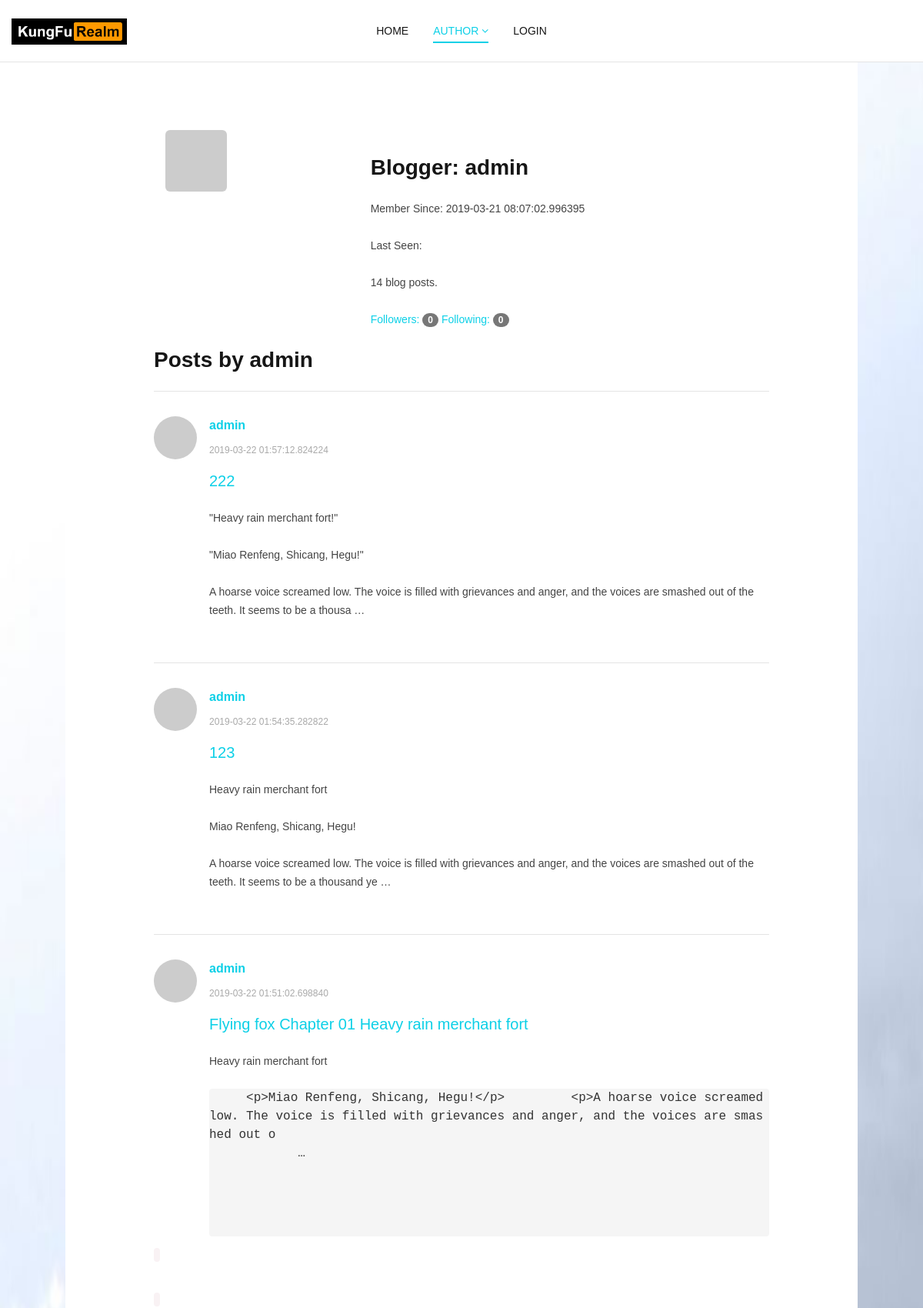
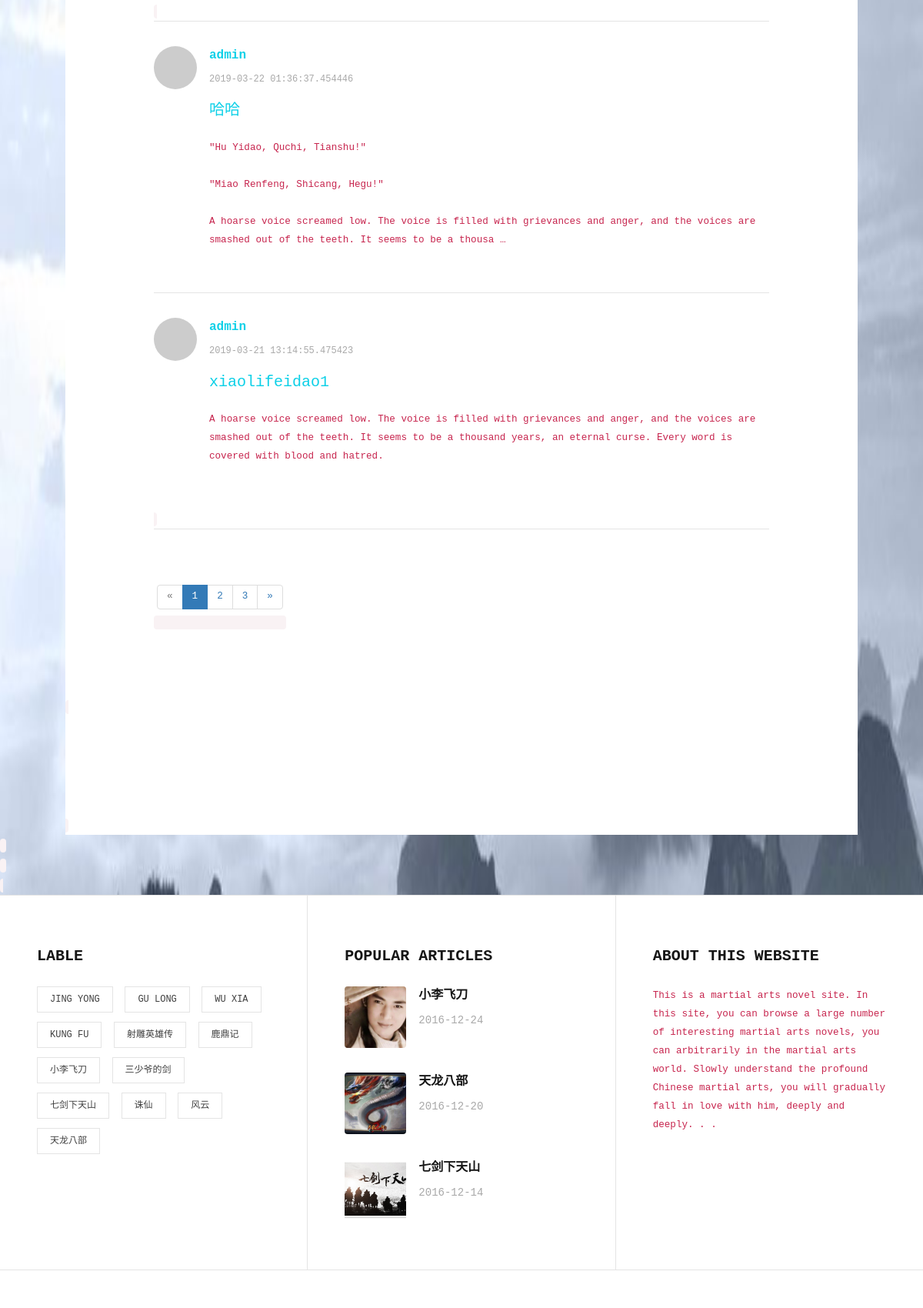
Screenshot of /user/admin (upper part) with the database file from the repository (2 pictures, top to bottom).
### app/models.py (models this page shows, shortened)
class User(UserMixin, db.Model):
    __tablename__ = 'users'
    __searchable__ = ['username']
    id = db.Column(db.Integer, primary_key=True)
    email = db.Column(db.String(128), unique=True, index=True)
    username = db.Column(db.String(64), unique=True, index=True)
    role_id = db.Column(db.Integer, db.ForeignKey('roles.id'))
    password_hash = db.Column(db.String(128))
    confirmed = db.Column(db.Boolean, default=False)
    name = db.Column(db.String(64))
    location = db.Column(db.String(64))
    about_me = db.Column(db.Text())
    member_since = db.Column(db.DateTime(), default=datetime.utcnow)
    last_seen = db.Column(db.DateTime(), default=datetime.utcnow)
    avatar_hash = db.Column(db.String(32))
    posts = db.relationship('Post', backref='author', lazy='dynamic')
    user_avatar = db.Column(db.String(128), default=None)
    diy_avatar = db.Column(db.Text)
    followed = db.relationship('Follow', foreign_keys=[Follow.follower_id], backref=db.backref('follower', lazy='joined'),
                               lazy='dynamic', cascade='all, delete-orphan')
    followers = db.relationship('Follow', foreign_keys=[Follow.followed_id], backref=db.backref('followed', lazy='joined'),
                               lazy='dynamic', cascade='all, delete-orphan')
    comments = db.relationship('Comment', backref='author', lazy='dynamic')
    @property
    def password(self):
        raise AttributeError('password is not a readable attribute')
    def gravatar(self, size=100, default='identicon', rating='g'):
        if request.is_secure:
            url = 'https://secure.gravatar.com/avatar'
        else:
            url = 'http://www.gravatar.com/avatar'
        hash = self.avatar_hash or hashlib.md5(self.email.encode('utf-8')).hexdigest()
        return '{url}/{hash}?s={size}&d={default}&r={rating}'.format(url=url, hash=hash,size=size,default=default,rating=rating)

class Post(db.Model):
    __tablename__ = 'posts'
    id = db.Column(db.Integer, primary_key=True)
    postname = db.Column(db.String(128))
    body = db.Column(db.Text)
    body_html = db.Column(db.Text)
    timestamp = db.Column(db.DateTime, index=True, default=datetime.utcnow)
    author_id = db.Column(db.Integer, db.ForeignKey('users.id'))
    readtimes = db.Column(db.Integer, default=1)
    comments = db.relationship('Comment', backref='post', lazy='dynamic')
    picture = db.Column(db.Text)
    original = db.Column(db.Text)
    tag = db.Column(db.Text)
    __searchable__ = ['body', 'original']

### app/main/views.py (the view)
@main.route('/user/<username>')
def user(username):
    user = User.query.filter_by(username=username).first()
    if user is None:
        abort(404)
    page = request.args.get('page',1, type=int)
    pagination = user.posts.order_by(Post.timestamp.desc()).paginate(page,
                                                                per_page=current_app.config['FLASKY_POSTS_PER_PAGE'],
                                                                     error_out=False)
    posts = pagination.items
    return render_template('user.html', user=user,posts=posts, pagination=pagination)

### app/api/views.py (called while the page is built)
@api.before_app_request
def checkmobile():
    MB = False
    if checkMobile(request):
        MB = True

### app/auth/views.py (called while the page is built)
@auth.before_app_request
def before_request():
    if current_user.is_authenticated:
        current_user.ping()
        if not current_user.confirmed and request.endpoint and request.endpoint[:5] != 'auth.' \
                and request.endpoint != 'static':
            return redirect(url_for('auth.unconfirmed'))

### app/main/__init__.py (called while the page is built)
@main.app_context_processor
def inject_permissions():
    return dict(Permission=Permission)

### app/models.py (called while the page is built)
    def can(self, permissions):
        return False

    def is_administrator(self):
        return False

### app/templates/user.html (shortened to what this page needs)
{% extends "base.html"%}
{% import "_macros.html" as macros %}
{% block header %}
<header class="site-header fixed" id="main-navbar">
  <div class="outer-container">
    <div class="container-fluid">
      <div class="col-md-2 col-xs-8 logo-wrap">
        <a href="#" class="custom-logo-link">
            <img width="150" height="300" src="/static/logo/logo2.png" alt="" />
        </a>
      </div>
      <div class="col-md-8 hidden-sm hidden-xs">
        <span class="line"></span>
        <nav class="main-menu" id="main-menu">
          <ul id="menu-main-menu" class="menu">
            <li><a href="/">Home</a></li>
            <li class="menu-item-has-children current-menu-item"><a href="#">Author</a>
            </li>
           {% if current_user.is_authenticated %}
            <li class="menu-item-has-children"><a href="#">About Me</a>
              <ul>
                <li><a href="{{ url_for('main.profile', username=current_user.username) }}">Profile</a></li>
                {% if current_user.is_administrator() %}
                    <li><a href="/admin">Admin Page</a></li>
                <li><a href="{{ url_for('main.manage_user') }}">Manage User</a></li>
                <li><a href="{{ url_for('api.online_user') }}">Online User</a></li>
                <li><a href="{{ url_for('chat.chat_index') }}" target="_blank">Talk With Robot</a></li>
               {% endif %}
               <li><a href="{{ url_for('main.manage_profile') }}">Setting</a></li>
               {% if current_user.can(Permission.MODERATE_COMMENTS) %}
               <li><a href="{{ url_for('main.moderate') }}">Moderate Comments</a></li>
               {% endif %}
                <li><a href="{{ url_for('auth.logout') }}">Logout</a></li>
              </ul>
             </li>
              {% else %}
            <li><a href="{{ url_for('auth.login') }}">Login</a></li>
              {% endif %}
          </ul>
        </nav>
      </div>
    </div>
  </div>
</header>
{% endblock %}
{% block content %}
    <br>
<div class="comment-wrap" id="comments">
<div>
<div class="col-md-4 widget-wrap">
  {% if not current_user.user_avatar %}
  <img class="img-rounded profile-thumbnail" src="{{ user.gravatar(size=152) }}">
  {% endif %}
</div>
<div class="col-md-8 widget-wrap">
    <h3>Blogger: {{ user.username }}</h3>
    <p>Member Since: {{ user.member_since }}</p>
    <p>Last Seen: {{ last }}</p>
    <p>{{ user.posts.count() }} blog posts.</p>
    <p>
       <a href="{{ url_for('.followers', username=user.username) }}">Followers: <span class="badge">{{ user.followers.count() }}</span> </a>
       <a href="{{ url_for('.followed_by', username=user.username) }}">Following: <span class="badge">{{ user.followed.count() }}</span> </a>
     </p>
</div>
</div>
{% if posts %}
<h3>Posts by {{ user.username }}</h3>
          <ol>
            {% for post in posts %}
              <li id="comment-4" class="comment-entry" >
              <article class="comment depth-1">
                <header>
                  <a href='{{ url_for('.profile', username=post.author.username) }}' target="_blank" class="pull-left">
                    <img alt='' src='{{ post.author.gravatar(size=40) }}' class='avatar' height='50' width='50' />
                  </a>
                  <div class="comment-details clearfix">
                    <div class="commenter-name">
                      <a href='{{ url_for('.profile', username=post.author.username) }}' target="_blank">{{ post.author.username }}</a>
                    </div>
                    <span class="commenter-meta">{{ post.timestamp }}</span>
                  </div>
                </header>
                <div class="comment-body">
                <p style="font-size: 20px"><a href="{{ url_for('.post', id=post.id)}}">{{ post.postname}}</a></p>
                  <p>
            {% if post.body_html %}
               {{ post.body_html[:222] | safe }}
            {% else %}
               {{ post.body[:222] }}
            {% endif %}&#8230;
                  </p>
                </div>
              </article>
            </li>
              {% endfor %}
          </ol>
{% if pagination %}
<div class="pagination">
  {{ macros.pagination_widget(pagination, '.profile', username=user.username) }}
</div>
{% endif %}
{% endif %}
</div>
{% endblock %}

### app/templates/base.html (shortened to what this page needs)
<!doctype html>
<html>
<head>
{% block head %}
<link type="text/css" rel="stylesheet" href="/static/css/bootstrap.css" />
<link type="text/css" rel="stylesheet" href="/static/css/font-awesome.min.css" />
<link type="text/css" rel="stylesheet" href="/static/css/sns.min.css" />
<link type="text/css" rel="stylesheet" href="/static/css/style.css" />
{% endblock %}
</head>
{% block body %}
<body class="has-fixed-navbar">
    {% block header %}{% endblock %}
{% block main_content %}
<section class="main-content-area">
  <div class="outer-container">
    <div class="inner-container">
        {% block content %}
        {% endblock %}
    </div>
  </div>
</section>
    {% endblock %}
{% block footer %}
<footer class="site-fotter">
  <div class="footer-top">
    <div class="outer-container">
      <div class="container-fluid">
        <div class="row footer-widget-area">
          <div class="col-md-4 widget-wrap">
            <div id="tag_cloud-3" class="widget widget_tag_cloud">
              <h4 class="widget-title">Lable</h4>
              <div class="tagcloud">
                <a href='#' title=''>Jing Yong</a>
                <a href='#' title=''>Gu Long</a>
                <a href='#' title=''>Wu Xia</a>
                <a href='#' title=''>Kung Fu</a>
                <a href='#' title=''>射雕英雄传</a>
                <a href='#' title=''>鹿鼎记</a>
                <a href='#' title=''>小李飞刀</a>
                <a href='#' title=''>三少爷的剑</a>
                <a href='#' title=''>七剑下天山</a>
                <a href='#' title=''>诛仙</a>
                <a href='#' title=''>风云</a>
                <a href='#' title=''>天龙八部</a>
              </div>
            </div>
          </div>
          <div class="col-md-4 widget-wrap">
            <div class="widget widget_mino_recent_post">
              <h4 class="widget-title">Popular Articles</h4>
              <div class="recent-post">
                <div class="recent-single-post clearfix">
                  <a href="#" class="post-title">
                    <div class="post-thumb pull-left" style="background-image: url(/static/images/xiaolifeidao.jpg);"> </div>
                  </a>
                  <div class="post-info">
                    <h4 class="post-title h5"><a href="#">小李飞刀</a></h4>
                    <div class="date"><a href="#">2016-12-24</a></div>
                  </div>
                </div>
                <div class="recent-single-post clearfix">
                  <a href="#" class="post-title">
                    <div class="post-thumb pull-left" style="background-image: url(/static/images/tianlongbabu.jpg);"> </div>
                  </a>
                  <div class="post-info">
                    <h4 class="post-title h5"><a href="#">天龙八部</a></h4>
                    <div class="date"><a href="#">2016-12-20</a></div>
                  </div>
                </div>
                <div class="recent-single-post clearfix">
                  <a href="#" class="post-title">
                    <div class="post-thumb pull-left" style="background-image: url(/static/images/qijianxiatianshan.jpg);"> </div>
                  </a>
                  <div class="post-info">
                    <h4 class="post-title h5"><a href="#">七剑下天山</a></h4>
                    <div class="date"><a href="#">2016-12-14</a></div>
                  </div>
                </div>
              </div>
            </div>
          </div>
          <div class="col-md-4 widget-wrap">
            <div class="widget widget_text">
              <h4 class="widget-title">About This WebSite</h4>
              <div class="textwidget">
                  This is a martial arts novel site. In this site, you can browse a large number of interesting martial arts novels, you can arbitrarily in the martial arts world. Slowly understand the profound Chinese martial arts, you will gradually fall in love with him, deeply and deeply. . .
              </div>
            </div>
          </div>
        </div>
      </div>
    </div>
  </div>
  <div class="footer-bottom">
    <div class="outer-container">
      <div class="container-fluid">
        <div class="row footer-bottom-content">
        </div>
      </div>
    </div>
  </div>
</footer>
   {% endblock %}
</body>
{% endblock %}
</html>

### app/templates/_macros.html
{% macro pagination_widget(pagination, endpoint) %}
{% if pagination %}
<ul class="pagination">
  <li{% if not pagination.has_prev %} class="disabled" {% endif %}>
     <a href="{% if pagination.has_prev %}{{ url_for(endpoint, page=pagination.page - 1, **kwargs)}}{% else %}#{% endif %}">
     &laquo;</a>
  </li>
  {% for p in pagination.iter_pages() %}
     {% if p %}
        {% if p == pagination.page %}
        <li class="active">
           <a href="{{ url_for(endpoint, page = p , **kwargs)}}">{{ p }}</a>
        </li>
        {% else %}
        <li><a href="{{ url_for(endpoint, page=p, **kwargs) }}">{{ p }}</a>
        </li>
        {% endif %}
      {% else %}
      <li class="disabled"><a href="#">&hellip;</a></li>
      {% endif %}
   {% endfor%}
   <li{% if not pagination.has_next %} class="disabled"{% endif %}>
      <a href="{% if pagination.has_next %}{{ url_for(endpoint, page=pagination.page + 1, **kwargs)}}{% else %}#{% endif %}">
      &raquo;</a>
   </li>
</ul>
{% endif %}
{% endmacro %}

### rows the page displays
User: username "admin", member_since "2019-03-21 08:07:02.996395"
Post: author.username "admin", timestamp "2019-03-22 01:57:12.824224", postname "222", body_html "\"Heavy rain merchant fort!\" \"Miao Renfeng, Shicang, Hegu!\" A hoarse voice screamed low. The voice is filled with grievances and anger, and the voices are smashed out of the teeth. It seems to be a thousa"
Post: author.username "admin", timestamp "2019-03-22 01:54:35.282822", postname "123", body_html "Heavy rain merchant fort Miao Renfeng, Shicang, Hegu! A hoarse voice screamed low. The voice is filled with grievances and anger, and the voices are smashed out of the teeth. It seems to be a thousand ye"
Post: author.username "admin", timestamp "2019-03-22 01:51:02.698840", postname "Flying fox Chapter 01 Heavy rain merchant fort", body_html "Heavy rain merchant fort < p > Miao Renfeng, Shicang, Hegu! </ p > < p > A hoarse voice screamed low. The voice is filled with grievances and anger, and the voices are smashed out o ……"
Post: author.username "admin", timestamp "2019-03-22 01:36:37.454446", postname "哈哈", body_html "\"Hu Yidao, Quchi, Tianshu!\" \"Miao Renfeng, Shicang, Hegu!\" A hoarse voice screamed low. The voice is filled with grievances and anger, and the voices are smashed out of the teeth. It seems to be a thousa"
Post: author.username "admin", timestamp "2019-03-21 13:14:55.475423", postname "xiaolifeidao1", body_html "A hoarse voice screamed low. The voice is filled with grievances and anger, and the voices are smashed out of the teeth. It seems to be a thousand years, an eternal curse. Every word is covered with blood and hatred."

### other values shown
{{ user.posts.count() }} "14"
{{ user.followers.count() }} "0"
{{ user.followed.count() }} "0"
{{ p }} "1"
{{ p }} "2" "3"
